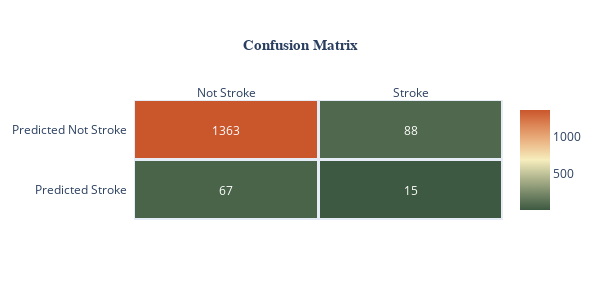

Notebook code cell kept with this figure:
### Code cell
# Decision Tree Classification
d_classif= DecisionTreeClassifier()
Model(d_classif)

### Figure 1 — Plotly figure (JSON) as saved in the notebook; plotly's stock layout.template omitted (floating-point values rounded to 4 significant figures)
{"data": [{"colorscale": [[0, "rgb(61, 89, 65)"], [0.1667, "rgb(119, 136, 104)"], [0.3333, "rgb(181, 185, 145)"], [0.5, "rgb(246, 237, 189)"], [0.6667, "rgb(237, 187, 138)"], [0.8333, "rgb(222, 138, 90)"], [1, "rgb(202, 86, 44)"]], "reversescale": false, "showscale": true, "type": "heatmap", "x": ["Not Stroke", "Stroke"], "xgap": 3, "y": ["Predicted Not Stroke", "Predicted Stroke"], "ygap": 3, "z": [[1363, 88], [67, 15]]}], "layout": {"annotations": [{"font": {"color": "#FFFFFF"}, "showarrow": false, "text": "1363", "x": "Not Stroke", "xref": "x", "y": "Predicted Not Stroke", "yref": "y"}, {"font": {"color": "#FFFFFF"}, "showarrow": false, "text": "88", "x": "Stroke", "xref": "x", "y": "Predicted Not Stroke", "yref": "y"}, {"font": {"color": "#FFFFFF"}, "showarrow": false, "text": "67", "x": "Not Stroke", "xref": "x", "y": "Predicted Stroke", "yref": "y"}, {"font": {"color": "#FFFFFF"}, "showarrow": false, "text": "15", "x": "Stroke", "xref": "x", "y": "Predicted Stroke", "yref": "y"}], "height": 300, "title": {"font": {"family": "Courier New", "size": 15}, "text": "<b>Confusion Matrix<b>", "x": 0.5}, "width": 600, "xaxis": {"dtick": 1, "gridcolor": "rgb(0, 0, 0)", "showgrid": false, "side": "top", "ticks": ""}, "yaxis": {"autorange": "reversed", "dtick": 1, "showgrid": false, "ticks": "", "ticksuffix": "  "}}}
